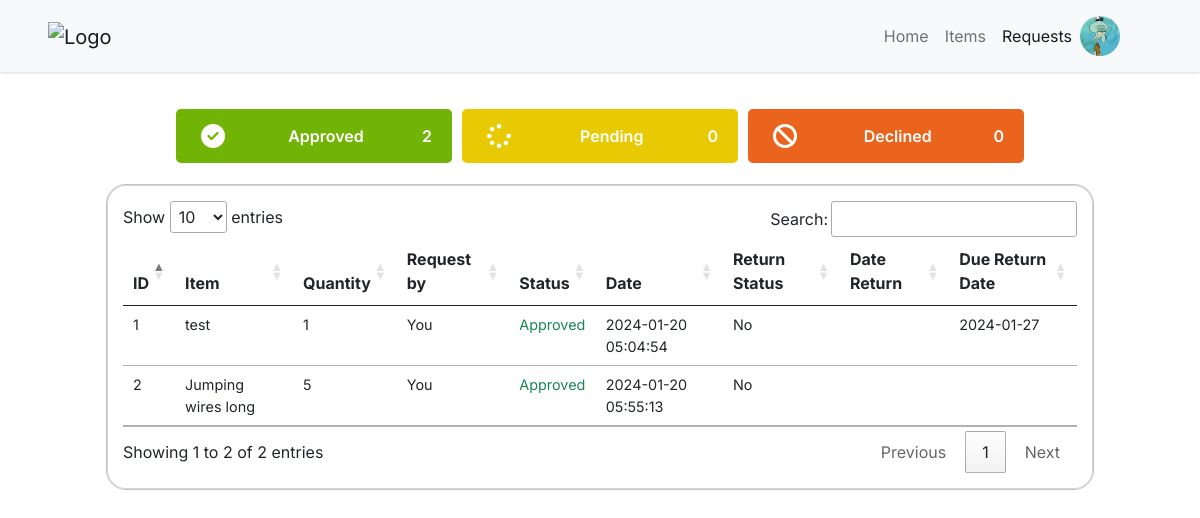
The app's page /requests.php (signed in), older data.
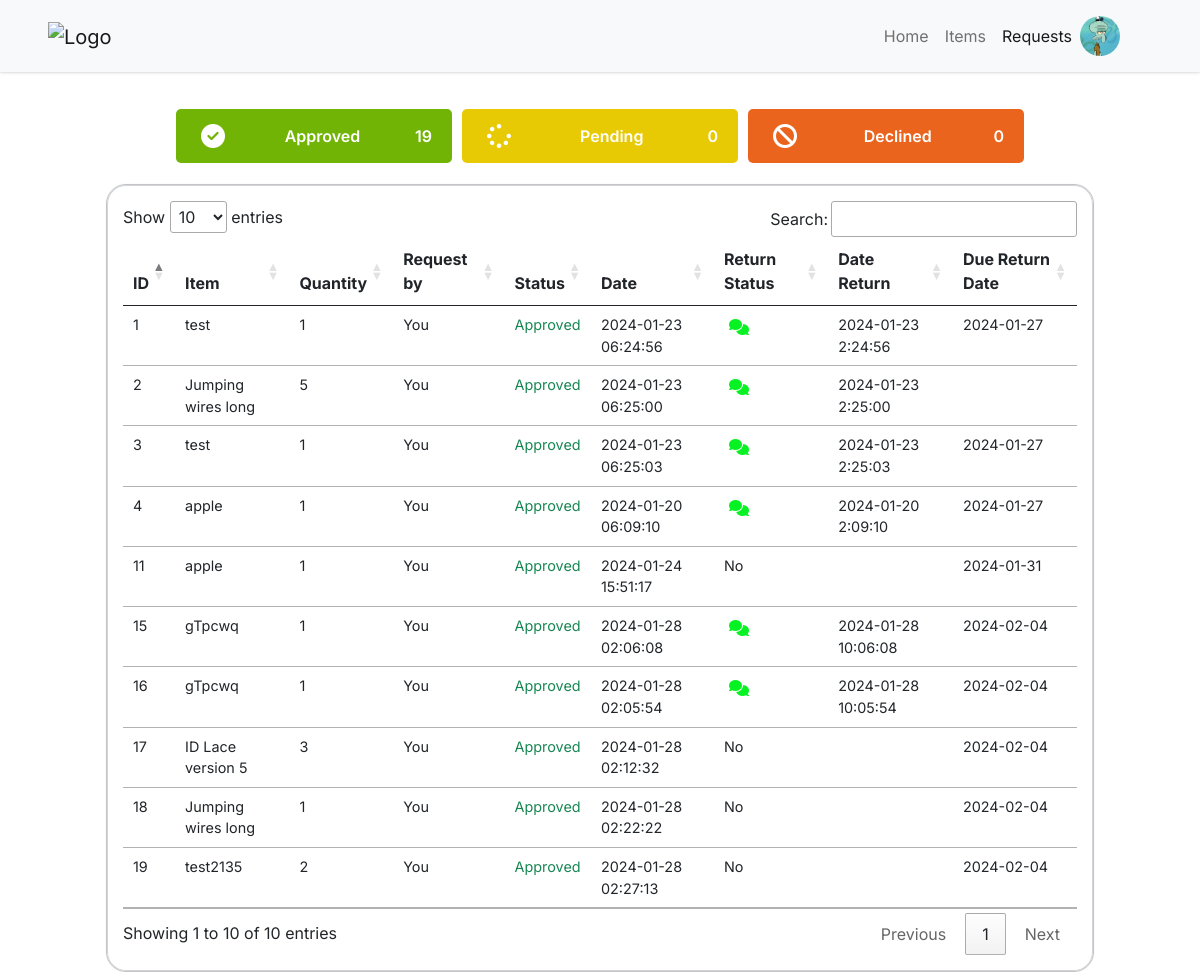
The same page, newer data.
### tables this page shows
CREATE TABLE `users` (
  `user_id` int(11) NOT NULL,
  `user_firstname` varchar(255) NOT NULL,
  `user_lastname` varchar(255) NOT NULL,
  `user_email` varchar(255) NOT NULL,
  `user_password` varchar(255) NOT NULL,
  `user_category` int(11) NOT NULL,
  `user_chapter` int(11) NOT NULL,
  `user_image` varchar(255) NOT NULL,
  `user_status` enum('active','inactive') NOT NULL
);

CREATE TABLE `history` (
  `history_id` int(11) NOT NULL,
  `history_item_id` int(11) NOT NULL,
  `history_quantity` int(11) NOT NULL,
  `history_user_id` int(11) NOT NULL,
  `history_status` enum('approved','declined','pending','') NOT NULL,
  `history_date` timestamp NOT NULL DEFAULT current_timestamp() ON UPDATE current_timestamp(),
  `isReturned` int(1) NOT NULL,
  `history_date_return` varchar(30) NOT NULL,
  `history_due_date` varchar(30) NOT NULL
);

CREATE TABLE `items` (
  `item_id` int(11) NOT NULL,
  `unique_item_id` varchar(225) NOT NULL,
  `item_name` varchar(255) NOT NULL,
  `item_category` int(11) NOT NULL,
  `item_measure` int(11) NOT NULL,
  `item_quantity` int(11) NOT NULL,
  `item_chapter` int(11) NOT NULL,
  `item_status` enum('enabled','disabled','','') NOT NULL,
  `item_description` varchar(255) NOT NULL,
  `item_image` varchar(255) NOT NULL
);

### requests.php (the view, shortened to what the rows shown need)
<?php
include './includes/config.inc.php';
?>
<!DOCTYPE html>
<html lang="en">
<head>
    <?php include_once 'includes/headers.inc.php'; ?>
    <link rel="stylesheet" href="assets/css/style.css?v=<?php echo time(); ?>">
    <link rel="stylesheet" href="assets/css/nav.css?v=<?php echo time(); ?>">
    <link rel="stylesheet" href="assets/css/items.css?v=<?php echo time(); ?>">
    <link rel="stylesheet" href="assets/css/requests.css?v=<?php echo time(); ?>">
    <link rel="stylesheet" href="https://cdn.datatables.net/1.13.6/css/jquery.dataTables.css" />
</head>
<body>
    <?php include 'nav.php'; ?>
    <div id="wrapper">
        <div class="section px-5 pt-4">
                    <?php
                    $query = "SELECT COUNT(history_status) FROM history WHERE history_status = 'declined'";
                    ?>
            <div class="row justify-content-center align-items-center">
                <div class="col-12 col-sm-12 col-md-12 col-lg-11">
                    <div class="table-responsive">
                        <table class="table table-hover table-sm">
                            <thead>
                                <tr>
                                    <th>ID</th>
                                    <th>Item</th>
                                    <th>Quantity</th>
                                    <th>Request by</th>
                                    <th>Status</th>
                                    <th>Date</th>
                                    <th>Return Status</th>
                                    <th>Date Return</th>
                                    <th>Due Return Date</th>
                                </tr>
                            </thead>
                            <tbody>
                                <?php
                                if (isset($_SESSION['CT'])) {
                                    try {
                                        if ($_SESSION['CT'] == 1) {
                                            if ($_SESSION['CH'] == 1) {
                                                $query = "SELECT h.history_id AS ID,
                                                    i.item_name AS Item,
                                                    i.item_id AS itemID,
                                                    h.history_user_id AS userID,
                                                    h.history_quantity AS Quantity,
                                                    CONCAT(u.user_firstname, ' ', u.user_lastname) AS 'Request by',
                                                    h.history_status AS Status,
                                                    h.isReturned AS isReturned,
                                                    h.history_date_return AS dateReturn,
                                                    h.history_due_date AS dueDate,
                                                    h.history_date AS Date
                                                    FROM history AS h
                                                    INNER JOIN items AS i ON h.history_item_id = i.item_id
                                                    INNER JOIN users AS u ON h.history_user_id = u.user_id;";
                                            } else {
                                                $query = "SELECT h.history_id AS ID,
                                                    i.item_name AS Item,
                                                    i.item_id AS itemID,
                                                    h.history_user_id AS userID,
                                                    h.history_quantity AS Quantity,
                                                    CONCAT(u.user_firstname, ' ', u.user_lastname) AS 'Request by',
                                                    h.history_status AS Status,
                                                    h.history_date AS Date,
                                                    h.isReturned AS isReturned,
                                                    h.history_date_return AS dateReturn,
                                                    h.history_due_date AS dueDate,
                                                    h.history_user_id AS hUserID
                                                    FROM history AS h
                                                    INNER JOIN items AS i ON h.history_item_id = i.item_id
                                                    INNER JOIN users AS u ON h.history_user_id = u.user_id
                                                    WHERE u.user_chapter =" . $_SESSION['CH'] . ";";
                                            }
                                        } else if ($_SESSION['CT'] == 0) {
                                            $query = "SELECT h.history_id AS ID,
                                                i.item_name AS Item,
                                                i.item_id AS itemID,
                                                h.history_user_id AS userID,
                                                h.history_quantity AS Quantity,
                                                CONCAT(u.user_firstname, ' ', u.user_lastname) AS 'Request by',
                                                h.history_status AS Status,
                                                h.history_date AS Date,
                                                h.isReturned AS isReturned,
                                                h.history_date_return AS dateReturn,
                                                h.history_due_date AS dueDate
                                                FROM history AS h
                                                INNER JOIN items AS i ON h.history_item_id = i.item_id
                                                INNER JOIN users AS u ON h.history_user_id = u.user_id
                                                WHERE u.user_chapter = " . $_SESSION['CH'] . "
                                                AND u.user_id = " . $_SESSION['ID'] . ";";
                                        }
                                        $stmt = $pdo->query($query);
                                        $stmt->execute();
                                        $result = $stmt->fetchAll(PDO::FETCH_ASSOC);
                                        foreach ($result as $row) {
                                ?>
                                            <tr>
                                                <td><?php echo $row['ID']; ?></td>
                                                <td><?php echo $row['Item']; ?></td>
                                                <td><?php echo $row['Quantity']; ?></td>
                                                <td class="text-capitalize"><?php
                                                                            if ($row['userID'] == $_SESSION['ID']) {
                                                                                echo 'You';
                                                                            } else {
                                                                                echo $row['Request by'];
                                                                            }
                                                                            ?></td>
                                                <?php
                                                if ($row['Status'] == 'approved') {
                                                    echo '<td class="text-success text-capitalize small">' . $row['Status'] . '</td>';
                                                } else if ($row['Status'] == 'pending') {
                                                    echo '<td class="text-warning text-capitalize small">' . $row['Status'] . '</td>';
                                                } else if ($row['Status'] == 'declined') {
                                                    echo '<td class="text-danger text-capitalize small">' . $row['Status'] . '</td>';
                                                }
                                                ?>
                                                <td>
                                                    <?php
                                                    echo $row['Date'];
                                                    ?>
                                                </td>
                                                <td>
                                                    <?php
                                                    if ($row['isReturned'] == 0) {
                                                        echo 'No';
                                                    } else {
                                                        if ($row['userID'] == $_SESSION['ID']) { ?>
                                                           <a href="./viewItem.php?itemid=<?php echo $row['itemID'] ?>" class="feedback-btn"  title="feedback"><i class="fa-sharp fa-solid fa-comments fa-" style="color: #07f223;"></i></a>
                                                        <?php } else {
                                                            echo 'Yes';
                                                        }
                                                    }
                                                    ?>
                                                </td>
                                                <td>
                                                    <?php echo $row['dateReturn'] ?>
                                                </td>
                                                <td>
                                                    <?php echo $row['dueDate'] ?>
                                                </td>
                                            </tr>
                                <?php
                                        }
                                    } catch (PDOException $e) {
                                        echo "Error: " . $e->getMessage();
                                    }
                                }
                                ?>
                            </tbody>
                        </table>
                    </div>
                </div>
            </div>
        </div>
    </div>
</body>
</html>

### nav.php (shortened to what the rows shown need)
<?php
try {
    $stmt = $pdo->prepare("SELECT user_image FROM users WHERE user_id = :id");
    $stmt->bindParam(':id', $_SESSION['ID'], PDO::PARAM_INT);
    $stmt->execute();
    if ($stmt->rowCount() > 0) {
        $row = $stmt->fetch(PDO::FETCH_ASSOC);
        $userImage = $row['user_image'];
    }
} catch (PDOException $e) {
    echo "Error: " . $e->getMessage();
}
include './includes/config.inc.php';
?>
<div class="container">
    <nav class="navbar navbar-expand-lg navbar-light bg-light px-sm-5 px-md-5 px-lg-5 fixed-top mainnav">
        <div class="collapse navbar-collapse justify-content-end align-items-center" id="navbarNav">
            <ul class="navbar-nav d-flex justify-content-center align-items-center">
                <li class="nav-item dropdown pull-right">
                    <?php
                    try {
                        $stmt = $pdo->prepare("SELECT user_image FROM users WHERE user_id = :id");
                        $stmt->bindParam(':id', $_SESSION['ID'], PDO::PARAM_INT);
                        $stmt->execute();
                        if ($stmt->rowCount() > 0) {
                            $row = $stmt->fetch(PDO::FETCH_ASSOC);
                            $userImage = $row['user_image'];
                        }
                    } catch (PDOException $e) {
                        echo "Error: " . $e->getMessage();
                    }
                    ?>
                    <div class="rounded-image image-profile" id="dropdownMenuButton" data-toggle="dropdown" aria-haspopup="true" aria-expanded="false">
                        <img src="images/userProfiles/<?php echo $userImage; ?>" class="img-fluid" alt="User Image">
                    </div>
                </li>
            </ul>
        </div>
    </nav>
</div>

Row changes from the older to the newer data that the page shows:
changed history id 1: history_date "2024-01-20 05:04:54" → "2024-01-23 06:24:56"; history_date_return (not shown) → "2024-01-23 2:24:56"; no longer shows "No"
changed history id 2: history_date "2024-01-20 05:55:13" → "2024-01-23 06:25:00"; history_date_return (not shown) → "2024-01-23 2:25:00"; no longer shows "No"
added history: history_id "3", history_item.item_name "test", history_quantity "1", shows "You", history_status "Approved", history_date "2024-01-23 06:25:03", history_date_return "2024-01-23 2:25:03", history_due_date "2024-01-27"
added history: history_id "4", history_item.item_name "apple", history_quantity "1", shows "You", history_status "Approved", history_date "2024-01-20 06:09:10", history_date_return "2024-01-20 2:09:10", history_due_date "2024-01-27"
added history: history_id "11", history_item.item_name "apple", history_quantity "1", shows "You", history_status "Approved", history_date "2024-01-24 15:51:17", isReturned "No", history_due_date "2024-01-31"
added history: history_id "15", history_item.item_name "gTpcwq", history_quantity "1", shows "You", history_status "Approved", history_date "2024-01-28 02:06:08", history_date_return "2024-01-28 10:06:08", history_due_date "2024-02-04"
added history: history_id "16", history_item.item_name "gTpcwq", history_quantity "1", shows "You", history_status "Approved", history_date "2024-01-28 02:05:54", history_date_return "2024-01-28 10:05:54", history_due_date "2024-02-04"
added history: history_id "17", history_item.item_name "ID Lace version 5", history_quantity "3", shows "You", history_status "Approved", history_date "2024-01-28 02:12:32", isReturned "No", history_due_date "2024-02-04"
added history: history_id "18", history_item.item_name "Jumping wires long", history_quantity "1", shows "You", history_status "Approved", history_date "2024-01-28 02:22:22", isReturned "No", history_due_date "2024-02-04"
added history: history_id "19", history_item.item_name "test2135", history_quantity "2", shows "You", history_status "Approved", history_date "2024-01-28 02:27:13", isReturned "No", history_due_date "2024-02-04"
Text that changed along with them:
$count: "2" → "19"
text written by a page script: "Show entries Search: Showing 1 to 2 of 2 entries Previous 1 Next" → "Show entries Search: Showing 1 to 10 of 10 entries Previous 1 Next"
